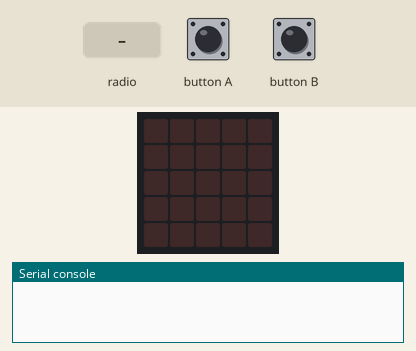
Bench run of a program on a simulated BBC micro:bit (MakeCode). Shown: the board's 5×5 LED display, the last lines printed to the serial console. The test bench sets the inputs (shaded band). No radio messages arrive unless stated (any console line starting 'radio sent:' is added by the test bench).

Above: at 1.2 s.
1.3 s: button A pressed for 0.15 s
At 1.8 s:
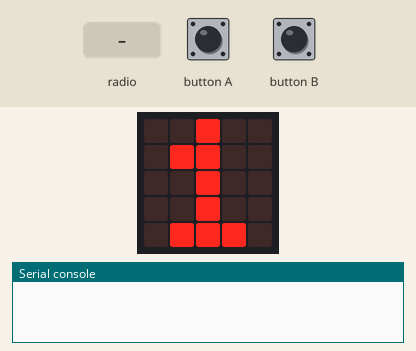
2.9 s: button B pressed for 0.15 s
At 4.2 s:
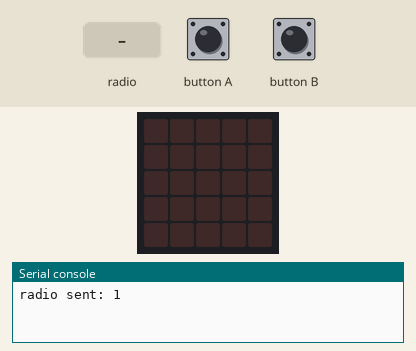
4.5 s: radio message "0" arrives
At 5.7 s:
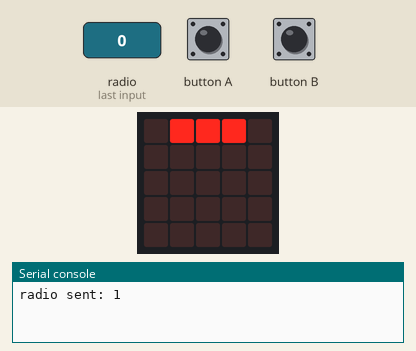
6.0 s: radio message "1" arrives
At 7.1 s:
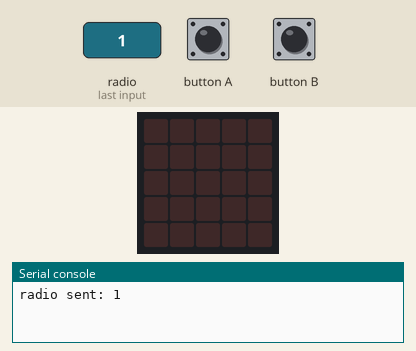
Timing chart, 0 to 8.5 s (numbered marks = the images above; inputs shaded):
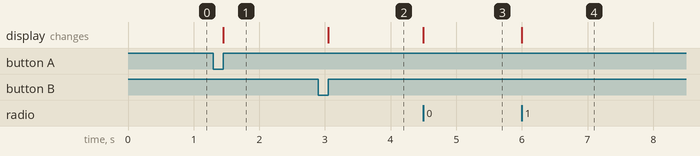

The program:

main.ts
```typescript
radio.onReceivedNumber(function (receivedNumber) {
    if (receivedNumber % bus1 == 0) {
        led.plot(1, 0)
        led.plot(2, 0)
        led.plot(3, 0)
    } else {
        led.unplot(1, 0)
        led.unplot(2, 0)
        led.unplot(3, 0)
    }
})
input.onButtonPressed(Button.A, function () {
    basic.showNumber(minutos)
    radio.sendNumber(minutos)
    minutos += 1
})
input.onButtonPressed(Button.B, function () {
    minutos = 1
    basic.clearScreen()
})
let bus1 = 0
let minutos = 0
radio.setGroup(1)
minutos = 1
bus1 = 2
```

test.ts
```typescript
// aquí va el archivo "tests"; esto no se compilará cuando este paquete se utilice como una extensión.
```

Measured:
- after the input at 1.3 s, the display: changes after 0.15 s (image 1)
- after the input at 2.9 s, the display: changes after 0.15 s (image 2)
- after the input at 4.5 s, the display: changes at once (image 3)
- after the input at 6.0 s, the display: changes at once (image 4)
